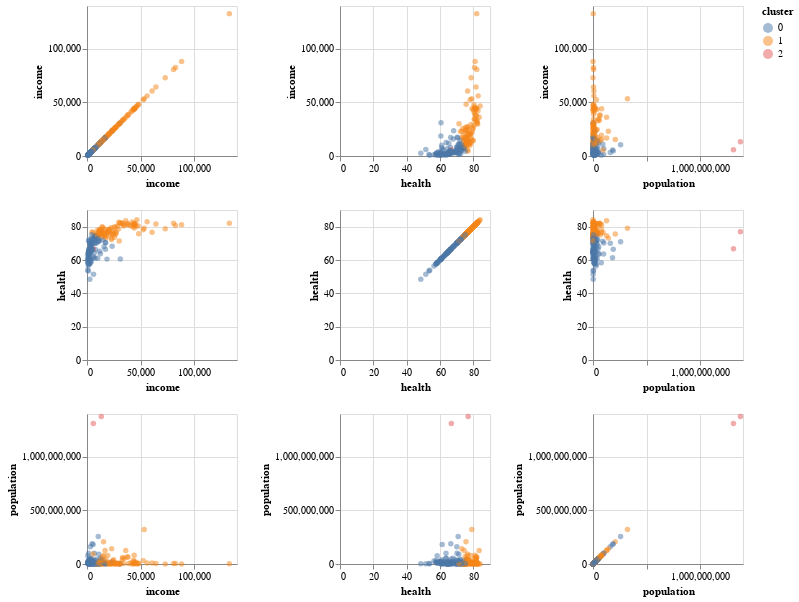

The code cell stored with this chart in its notebook:
### Code cell
alt.Chart(gapminder).mark_circle(opacity=0.5).encode(
    alt.X(alt.repeat("column"), type='quantitative'),
    alt.Y(alt.repeat("row"), type='quantitative'),
    color='cluster:N'
).properties(
    width=150,
    height=150
).repeat(
    row=['income', 'health', 'population'],
    column=['income', 'health', 'population']
)

### Figure 1 — Vega-Lite specification as saved in the notebook (floating-point values rounded to 4 significant figures; data arrays with more than 128 entries replaced by an {"elided": "..."} marker saying what was removed)
{"config": {"background": "white", "view": {"continuousWidth": 400, "continuousHeight": 300}}, "repeat": {"column": ["income", "health", "population"], "row": ["income", "health", "population"]}, "spec": {"data": {"name": "data-e19b33869877c38715e8e2246b54c119"}, "mark": {"type": "circle", "opacity": 0.5}, "encoding": {"color": {"type": "nominal", "field": "cluster"}, "x": {"type": "quantitative", "field": {"repeat": "column"}}, "y": {"type": "quantitative", "field": {"repeat": "row"}}}, "height": 150, "width": 150}, "$schema": "https://vega.github.io/schema/vega-lite/v4.8.1.json", "datasets": {"data-e19b33869877c38715e8e2246b54c119": {"elided": "187 records"}}}
